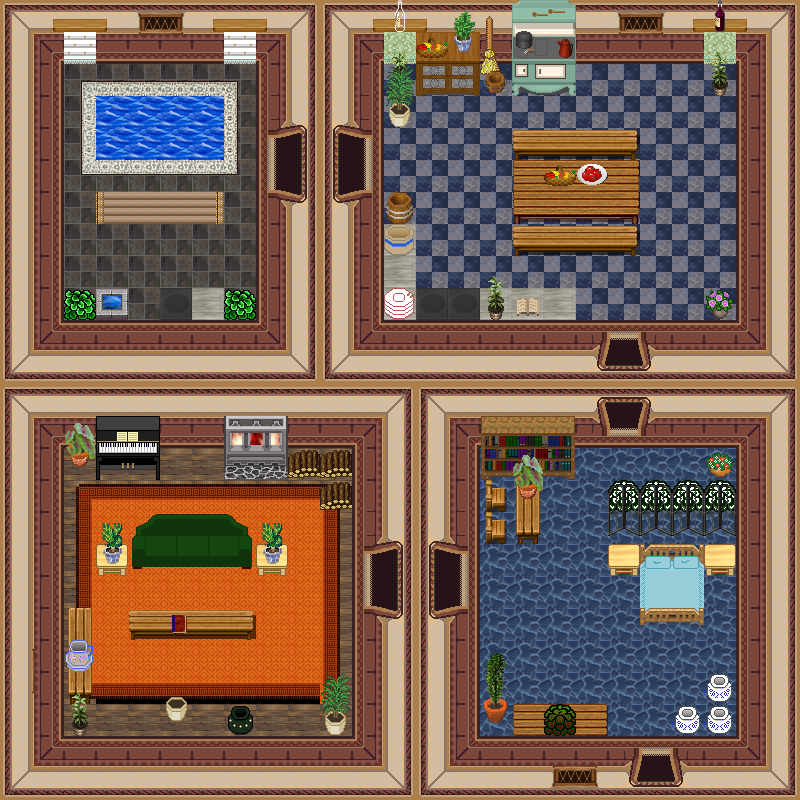

A 2D game scene composited from a Tiled map and its tileset images. What follows is a short description and the map's XML, with each tile layer's data collapsed to a summary:
An orthogonal 25x25 tile map with 32x32 px tiles, 5 tile layers (0_floor, 1_terrain, 2_object, 3_roof, ...), 3 hidden layers not drawn, 53 tilesets.

<map version="1.0" tiledversion="1.1.3" orientation="orthogonal" renderorder="right-down" width="25" height="25" tilewidth="32" tileheight="32" infinite="0" nextobjectid="1">
 <tileset firstgid="1" name="wall red" tilewidth="32" tileheight="32" tilecount="16" columns="4">
  <image source="../../tileset/building/wall/int_wall_dark_red.png" width="128" height="128" />
 </tileset>
 <tileset firstgid="17" name="int red wall" tilewidth="32" tileheight="32" tilecount="16" columns="4">
  <image source="../../tileset/building/wall/int_wall_dark_red_corners.png" width="128" height="128" />
 </tileset>
 <tileset firstgid="33" name="windows" tilewidth="32" tileheight="32" tilecount="16" columns="4">
  <image source="../../tileset/building/window/int_windows_dark_red.png" width="128" height="128" />
 </tileset>
 <tileset firstgid="49" name="dark red ns" tilewidth="32" tileheight="32" tilecount="12" columns="3">
  <image source="../../tileset/building/entrance/dark_red_ns.png" width="96" height="128" />
 </tileset>
 <tileset firstgid="61" name="brush" tilewidth="32" tileheight="32" tilecount="3" columns="1">
  <image source="../../tileset/item/brush.png" width="32" height="96" />
 </tileset>
 <tileset firstgid="64" name="red wine" tilewidth="32" tileheight="32" tilecount="4" columns="2">
  <image source="../../tileset/item/drink/red_wine.png" width="64" height="64" />
 </tileset>
 <tileset firstgid="68" name="food fruit basket" tilewidth="32" tileheight="32" tilecount="1" columns="1">
  <image source="../../tileset/item/food/fruit_basket.png" width="32" height="32" />
 </tileset>
 <tileset firstgid="69" name="food meals 1" tilewidth="32" tileheight="32" tilecount="2" columns="2">
  <image source="../../tileset/item/food/meals_1.png" width="64" height="32" />
 </tileset>
 <tileset firstgid="71" name="pot oriental jar" tilewidth="32" tileheight="32" tilecount="1" columns="1">
  <image source="../../tileset/item/pot/oriental_jar.png" width="32" height="32" />
 </tileset>
 <tileset firstgid="72" name="pot green" tilewidth="32" tileheight="32" tilecount="1" columns="1">
  <image source="../../tileset/item/pot/pot_green.png" width="32" height="32" />
 </tileset>
 <tileset firstgid="73" name="carpets" tilewidth="32" tileheight="32" tilecount="8" columns="4">
  <image source="../../tileset/furniture/carpet/carpets.png" width="128" height="64" />
 </tileset>
 <tileset firstgid="81" name="carpet nain rug" tilewidth="32" tileheight="32" tilecount="16" columns="4">
  <image source="../../tileset/furniture/carpet/nain_rug.png" width="128" height="128" />
 </tileset>
 <tileset firstgid="97" name="carpets rug border" tilewidth="32" tileheight="32" tilecount="9" columns="3">
  <image source="../../tileset/furniture/carpet/rug_border.png" width="96" height="96" />
 </tileset>
 <tileset firstgid="106" name="sofa green" tilewidth="32" tileheight="32" tilecount="6" columns="3">
  <image source="../../tileset/furniture/chair/sofa.png" width="96" height="64" />
 </tileset>
 <tileset firstgid="112" name="dishes" tilewidth="32" tileheight="32" tilecount="6" columns="2">
  <image source="../../tileset/furniture/crockery/dishes.png" width="64" height="96" />
 </tileset>
 <tileset firstgid="118" name="piano" tilewidth="32" tileheight="32" tilecount="4" columns="2">
  <image source="../../tileset/furniture/other/piano.png" width="64" height="64" />
 </tileset>
 <tileset firstgid="122" name="pie safe" tilewidth="32" tileheight="32" tilecount="4" columns="2">
  <image source="../../tileset/furniture/kitchen/pie_safe.png" width="64" height="64" />
 </tileset>
 <tileset firstgid="126" name="stove" tilewidth="32" tileheight="32" tilecount="6" columns="2">
  <image source="../../tileset/furniture/kitchen/stove.png" width="64" height="96" />
 </tileset>
 <tileset firstgid="132" name="water" tilewidth="32" tileheight="32" tilecount="30" columns="3">
  <image source="../../tileset/ground/water/dungeon_water.png" width="96" height="320" />
 </tileset>
 <tileset firstgid="162" name="door" tilewidth="32" tileheight="32" tilecount="6" columns="3">
  <image source="../../tileset/building/door/door.png" width="96" height="64" />
 </tileset>
 <tileset firstgid="168" name="bench ns" tilewidth="32" tileheight="32" tilecount="3" columns="1">
  <image source="../../tileset/furniture/table/long_front_on.png" width="32" height="96" />
 </tileset>
 <tileset firstgid="171" name="shelfs" tilewidth="32" tileheight="32" tilecount="12" columns="3">
  <image source="../../tileset/furniture/shelve/pale_book_bottle_shelf.png" width="96" height="128" />
 </tileset>
 <tileset firstgid="183" name="table wooden rectangular" tilewidth="32" tileheight="32" tilecount="9" columns="3">
  <image source="../../tileset/furniture/table/wooden_rectangular.png" width="96" height="96" />
 </tileset>
 <tileset firstgid="192" name="table square pale" tilewidth="32" tileheight="32" tilecount="1" columns="1">
  <image source="../../tileset/furniture/table/square_pale.png" width="32" height="32" />
 </tileset>
 <tileset firstgid="193" name="table with hob pale" tilewidth="32" tileheight="32" tilecount="3" columns="3">
  <image source="../../tileset/furniture/table/table_with_hob_pale.png" width="96" height="32" />
 </tileset>
 <tileset firstgid="196" name="book" tilewidth="32" tileheight="32" tilecount="4" columns="2">
  <image source="../../tileset/item/documents/book.png" width="64" height="64" />
 </tileset>
 <tileset firstgid="200" name="flowering plant" tilewidth="32" tileheight="32" tilecount="2" columns="2">
  <image source="../../tileset/plant/indoor/flowering_plant.png" width="64" height="32" />
 </tileset>
 <tileset firstgid="202" name="oriental plant" tilewidth="32" tileheight="32" tilecount="2" columns="1">
  <image source="../../tileset/plant/indoor/oriental_plant.png" width="32" height="64" />
 </tileset>
 <tileset firstgid="204" name="plant pot" tilewidth="32" tileheight="32" tilecount="3" columns="1">
  <image source="../../tileset/plant/indoor/pot_plant.png" width="32" height="96" />
 </tileset>
 <tileset firstgid="207" name="plant pot 1" tilewidth="32" tileheight="32" tilecount="12" columns="6">
  <image source="../../tileset/plant/indoor/pot_plant_1.png" width="192" height="64" />
 </tileset>
 <tileset firstgid="219" name="whirlpool" tilewidth="32" tileheight="32" tilecount="8" columns="1">
  <image source="../../tileset/ground/water/whirlpool.png" width="32" height="256" />
 </tileset>
 <tileset firstgid="227" name="bench" tilewidth="32" tileheight="32" tilecount="3" columns="3">
  <image source="../../tileset/furniture/table/bench.png" width="96" height="32" />
 </tileset>
 <tileset firstgid="230" name="logic/collision" tilewidth="32" tileheight="32" tilecount="1" columns="1">
  <image source="../../tileset/logic/collision.png" width="32" height="32" />
 </tileset>
 <tileset firstgid="231" name="hosta" tilewidth="32" tileheight="32" tilecount="9" columns="3">
  <image source="../../tileset/plant/bush/hosta.png" width="96" height="96" />
 </tileset>
 <tileset firstgid="240" name="gate fancy" tilewidth="32" tileheight="32" tilecount="6" columns="3">
  <image source="../../tileset/building/decoration/fancy_gate.png" width="96" height="64" />
 </tileset>
 <tileset firstgid="246" name="furnace green" tilewidth="32" tileheight="32" tilecount="4" columns="2">
  <image source="../../tileset/building/decoration/furnace.png" width="64" height="64" />
 </tileset>
 <tileset firstgid="250" name="fire" tilewidth="32" tileheight="32" tilecount="27" columns="3">
  <image source="../../tileset/ground/fire/fire.png" width="96" height="288" />
 </tileset>
 <tileset firstgid="277" name="flames" tilewidth="32" tileheight="32" tilecount="6" columns="6">
  <image source="../../tileset/furniture/light/flames.png" width="192" height="32" />
 </tileset>
 <tileset firstgid="283" name="wall siding" tilewidth="32" tileheight="32" tilecount="16" columns="4">
  <image source="../../tileset/building/wall/walls_siding.png" width="128" height="128" />
 </tileset>
 <tileset firstgid="299" name="chair wooden pale" tilewidth="32" tileheight="32" tilecount="4" columns="2">
  <image source="../../tileset/furniture/chair/wooden_pale.png" width="64" height="64" />
 </tileset>
 <tileset firstgid="303" name="stone details" tilewidth="32" tileheight="32" tilecount="4" columns="2">
  <image source="../../tileset/building/decoration/stone_details.png" width="64" height="64" />
 </tileset>
 <tileset firstgid="307" name="barrel bucket" tilewidth="32" tileheight="32" tilecount="2" columns="1">
  <image source="../../tileset/item/pot/barrel.png" width="32" height="64" />
 </tileset>
 <tileset firstgid="309" name="food" tilewidth="32" tileheight="32" tilecount="1" columns="1">
  <image source="../../tileset/logic/item/sheepfood.png" width="32" height="32" />
 </tileset>
 <tileset firstgid="310" name="detail2" tilewidth="32" tileheight="32" tilecount="12" columns="3">
  <image source="../../tileset/building/entrance/dark_red_ns_detail.png" width="96" height="128" />
 </tileset>
 <tileset firstgid="322" name="building/entrance/dark_red_ew_wide" tilewidth="32" tileheight="32" tilecount="16" columns="4">
  <image source="../../tileset/building/entrance/dark_red_ew_wide.png" width="128" height="128" />
 </tileset>
 <tileset firstgid="338" name="building/entrance/dark_red_ew_wide_details" tilewidth="32" tileheight="32" tilecount="16" columns="4">
  <image source="../../tileset/building/entrance/dark_red_ew_wide_details.png" width="128" height="128" />
 </tileset>
 <tileset firstgid="354" name="plant" tilewidth="32" tileheight="32" tilecount="2" columns="1">
  <image source="../../tileset/plant/indoor/plant_potted_2.png" width="32" height="64" />
 </tileset>
 <tileset firstgid="356" name="plants" tilewidth="32" tileheight="32" tilecount="6" columns="3">
  <image source="../../tileset/plant/indoor/potted_plants1.png" width="96" height="64" />
 </tileset>
 <tileset firstgid="362" name="rug" tilewidth="32" tileheight="32" tilecount="9" columns="3">
  <image source="../../tileset/furniture/carpet/orange.png" width="96" height="96" />
 </tileset>
 <tileset firstgid="371" name="tiles" tilewidth="32" tileheight="32" tilecount="9" columns="3">
  <image source="../../tileset/ground/indoor/floor_tiles.png" width="96" height="96" />
 </tileset>
 <tileset firstgid="380" name="emptypot" tilewidth="32" tileheight="32" tilecount="3" columns="1">
  <image source="../../tileset/item/pot/empty_pot.png" width="32" height="96" />
 </tileset>
 <tileset firstgid="383" name="double_blue" tilewidth="32" tileheight="32" tilecount="8" columns="2">
  <image source="../../tileset/furniture/bed/double_blue.png" width="64" height="128" />
 </tileset>
 <tileset firstgid="391" name="item/firewood" tilewidth="32" tileheight="32" tilecount="12" columns="3">
  <image source="../../tileset/item/firewood.png" width="96" height="128" />
 </tileset>
 <layer name="0_floor" width="25" height="25">
  <data>[625 cells, 625 non-empty, 17 distinct tile ids]</data>
 </layer>
 <layer name="1_terrain" width="25" height="25">
  <data>[625 cells, 488 non-empty, 118 distinct tile ids]</data>
 </layer>
 <layer name="2_object" width="25" height="25">
  <data>[625 cells, 48 non-empty, 36 distinct tile ids]</data>
 </layer>
 <layer name="3_roof" width="25" height="25">
  <data>[625 cells, 55 non-empty, 38 distinct tile ids]</data>
 </layer>
 <layer name="4_roof_add" width="25" height="25">
  <data>[625 cells, 9 non-empty, 7 distinct tile ids]</data>
 </layer>
 <layer name="objects" width="25" height="25" visible="0">
  <data>[625 cells, 2 non-empty, 1 distinct tile ids]</data>
 </layer>
 <layer name="collision" width="25" height="25" visible="0" opacity="0.35">
  <data>[625 cells, 386 non-empty, 1 distinct tile ids]</data>
 </layer>
 <layer name="protection" width="25" height="25" visible="0">
  <data>[625 cells, 0 non-empty, 0 distinct tile ids]</data>
 </layer>
</map>
